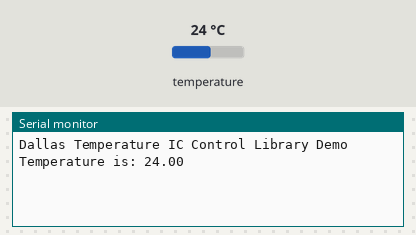
This sketch was run on a simulated Arduino Uno, built with avr-gcc and run on an emulated ATmega328P. Shown: the last lines printed to the serial monitor. The test bench sets the inputs (shaded band); at power-on: temperature 24 °C.

Above: at 2.2 s.
2.3 s: temperature set to 12 °C
At 4.5 s:
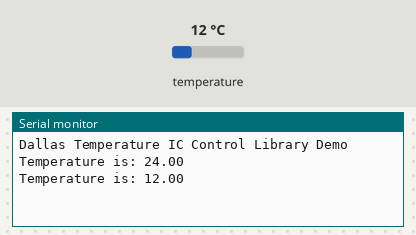
4.8 s: temperature set to 19 °C
At 6.1 s:
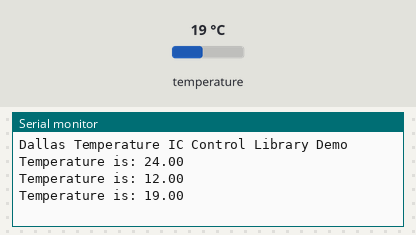
Timing chart, 0 to 7.8 s (numbered marks = the images above; inputs shaded):
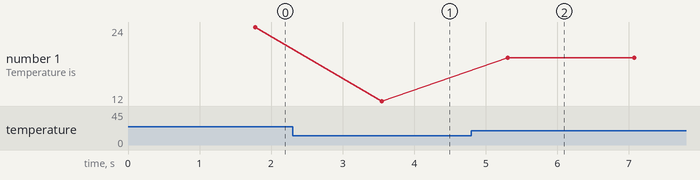

The sketch:

sketch_serial_temp.ino
```cpp
/*
 NodeMCU ESP8266 reading a DS18B20 One-Wire temperature sensor
 and printing the results over Serial
*/
#include <OneWire.h>
#include <DallasTemperature.h>

// Data wire is plugged into pin 2 on the NodeMCU ESP8266 (marked as D4 on the PCB)
#define ONE_WIRE_PIN 2

// Setup a oneWire instance to communicate with any OneWire devices (not just Maxim/Dallas temperature ICs)
OneWire oneWire(ONE_WIRE_PIN);

// Pass our oneWire reference to Dallas Temperature.
DallasTemperature sensors(&oneWire);

void setup(void) {
  // Setup the serial port
  delay(1000);
  Serial.begin(115200);
  Serial.println("Dallas Temperature IC Control Library Demo");

  // Start up the DallasTemperature library
  sensors.begin();
}

void loop(void) {
  // Perform a single reading
  float tempCelsius = readTemperature();

  // Print it over Serial
  Serial.print("Temperature is: ");
  Serial.println(tempCelsius);

  // A small delay
  delay(1000);
}

float readTemperature() {
  // call sensors.requestTemperatures() to issue a global temperature
  // request to all devices on the bus
  sensors.requestTemperatures();

  // We use the function ByIndex, and as an example get the temperature from the first sensor only.
  return sensors.getTempCByIndex(0);
}
```

Measured:
- after the input at 2.3 s, the serial monitor: prints a new line after 1.2 s (image 1)
- after the input at 4.8 s, the serial monitor: prints a new line after 0.51 s (image 2)
- plotted number 1: 24 → 12 after the input at 2.3 s, 12 → 19 after the input at 4.8 s
